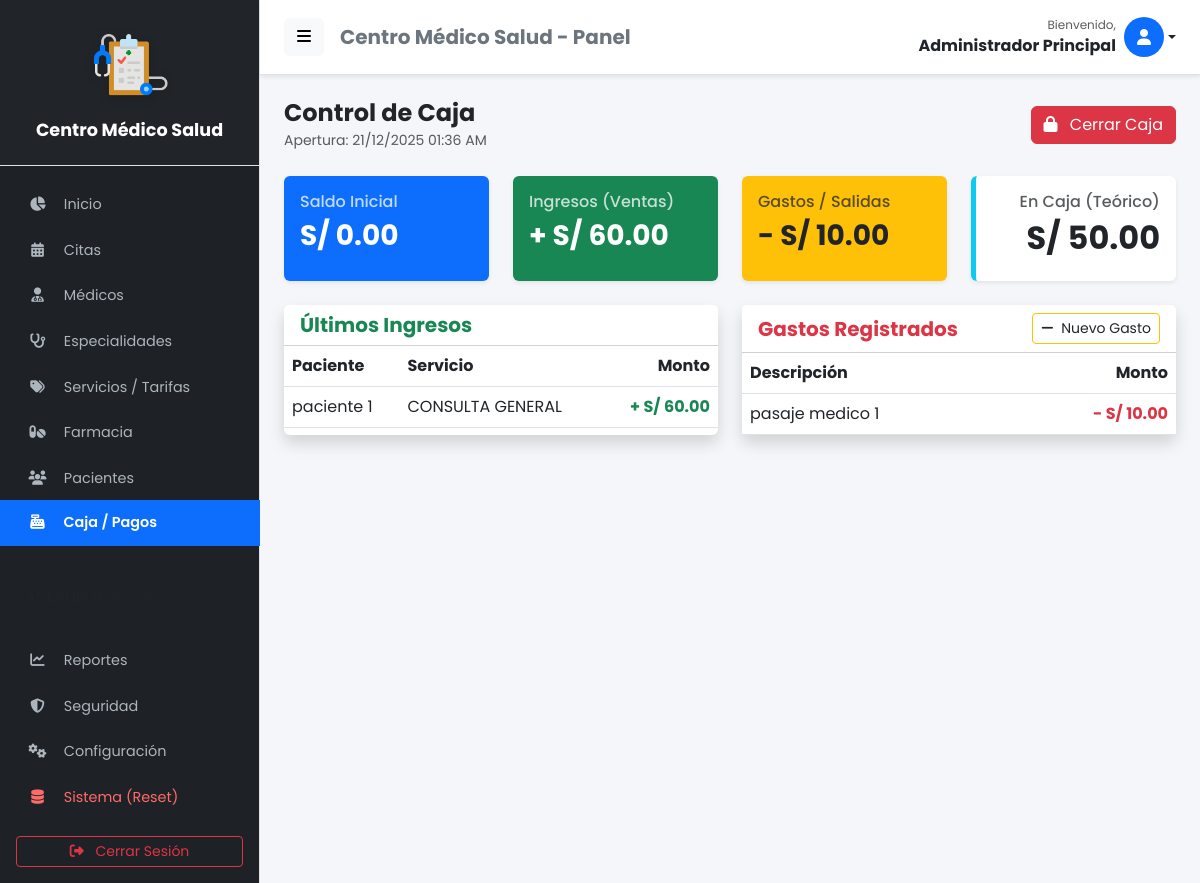
The app's page /caja (signed in) with its own data.
### tables this page shows
CREATE TABLE IF NOT EXISTS `configuracion` (
  `id` int NOT NULL,
  `nombre_clinica` varchar(100) DEFAULT NULL,
  `direccion` varchar(255) DEFAULT NULL,
  `telefono` varchar(50) DEFAULT NULL,
  `email` varchar(100) DEFAULT NULL,
  `moneda` varchar(5) DEFAULT 'S/.',
  `logo` varchar(255) DEFAULT NULL,
  PRIMARY KEY (`id`)
);

CREATE TABLE IF NOT EXISTS `sesiones_caja` (
  `id_sesion` int NOT NULL AUTO_INCREMENT,
  `id_usuario` int NOT NULL,
  `monto_apertura` decimal(10,2) NOT NULL,
  `monto_cierre` decimal(10,2) DEFAULT NULL,
  `fecha_apertura` datetime DEFAULT CURRENT_TIMESTAMP,
  `fecha_cierre` datetime DEFAULT NULL,
  `estado` enum('abierta','cerrada') DEFAULT 'abierta',
  `observaciones` text,
  PRIMARY KEY (`id_sesion`)
);

CREATE TABLE IF NOT EXISTS `pagos` (
  `id_pago` int NOT NULL AUTO_INCREMENT,
  `id_cita` int NOT NULL,
  `monto` decimal(10,2) NOT NULL,
  `metodo_pago` varchar(50) NOT NULL,
  `observaciones` text,
  `fecha_pago` datetime DEFAULT CURRENT_TIMESTAMP,
  PRIMARY KEY (`id_pago`),
  KEY `id_cita` (`id_cita`),
  CONSTRAINT `pagos_ibfk_1` FOREIGN KEY (`id_cita`) REFERENCES `citas` (`id_cita`) ON DELETE CASCADE
);

CREATE TABLE IF NOT EXISTS `usuarios` (
  `id_usuario` int NOT NULL AUTO_INCREMENT,
  `nombre` varchar(100) NOT NULL,
  `documento_identidad` varchar(20) DEFAULT NULL,
  `email` varchar(100) NOT NULL,
  `telefono` varchar(20) DEFAULT NULL,
  `grupo_sanguineo` varchar(5) DEFAULT NULL,
  `alergias` text,
  `enfermedades_cronicas` text,
  `password` varchar(255) NOT NULL,
  `avatar` varchar(255) DEFAULT NULL,
  `id_rol` int DEFAULT NULL,
  `estado` tinyint(1) DEFAULT '1',
  `fecha_creacion` timestamp NULL DEFAULT CURRENT_TIMESTAMP,
  PRIMARY KEY (`id_usuario`),
  UNIQUE KEY `email` (`email`),
  KEY `id_rol` (`id_rol`),
  CONSTRAINT `usuarios_ibfk_1` FOREIGN KEY (`id_rol`) REFERENCES `roles` (`id_rol`)
);

CREATE TABLE IF NOT EXISTS `servicios` (
  `id_servicio` int NOT NULL AUTO_INCREMENT,
  `nombre_servicio` varchar(100) NOT NULL,
  `descripcion` text,
  `precio` decimal(10,2) NOT NULL,
  `estado` enum('Activo','Inactivo') DEFAULT 'Activo',
  PRIMARY KEY (`id_servicio`)
);

CREATE TABLE IF NOT EXISTS `gastos` (
  `id_gasto` int NOT NULL AUTO_INCREMENT,
  `id_sesion` int NOT NULL,
  `descripcion` varchar(255) NOT NULL,
  `monto` decimal(10,2) NOT NULL,
  `fecha_gasto` datetime DEFAULT CURRENT_TIMESTAMP,
  PRIMARY KEY (`id_gasto`),
  KEY `id_sesion` (`id_sesion`),
  CONSTRAINT `gastos_ibfk_1` FOREIGN KEY (`id_sesion`) REFERENCES `sesiones_caja` (`id_sesion`)
);

### app/views/admin/caja_dashboard.php (the view, shortened to what the rows shown need)
<?php require_once APP_ROOT . '/views/layouts/header.php'; ?>
<div class="d-flex justify-content-between align-items-center mb-4">
    <div>
        <h4 class="fw-bold mb-0">Control de Caja</h4>
        <small class="text-muted">Apertura: <?php echo date('d/m/Y h:i A', strtotime($sesionActiva['fecha_apertura'])); ?></small>
    </div>
    <div>
        <button class="btn btn-danger" data-bs-toggle="modal" data-bs-target="#modalCierre">
            <i class="fas fa-lock me-2"></i> Cerrar Caja
        </button>
    </div>
</div>
<div class="row mb-4">
    <div class="col-md-3">
        <div class="card border-0 shadow-sm bg-primary text-white h-100">
            <div class="card-body">
                <h6 class="opacity-75">Saldo Inicial</h6>
                <h3 class="fw-bold">S/ <?php echo number_format($saldoInicial, 2); ?></h3>
            </div>
        </div>
    </div>
    <div class="col-md-3">
        <div class="card border-0 shadow-sm bg-success text-white h-100">
            <div class="card-body">
                <h6 class="opacity-75">Ingresos (Ventas)</h6>
                <h3 class="fw-bold">+ S/ <?php echo number_format($totalIngresos, 2); ?></h3>
            </div>
        </div>
    </div>
    <div class="col-md-3">
        <div class="card border-0 shadow-sm bg-warning text-dark h-100">
            <div class="card-body">
                <h6 class="opacity-75">Gastos / Salidas</h6>
                <h3 class="fw-bold">- S/ <?php echo number_format($totalGastos, 2); ?></h3>
            </div>
        </div>
    </div>
    <div class="col-md-3">
        <div class="card border-0 shadow-sm bg-white border-start border-5 border-info h-100">
            <div class="card-body text-end">
                <h6 class="text-muted">En Caja (Teórico)</h6>
                <h2 class="fw-bold text-dark">S/ <?php echo number_format($saldoActual, 2); ?></h2>
            </div>
        </div>
    </div>
</div>
<div class="row">
    <div class="col-md-6">
        <div class="card shadow border-0 h-100">
            <div class="card-header bg-white">
                <h5 class="mb-0 fw-bold text-success">Últimos Ingresos</h5>
            </div>
            <div class="card-body p-0">
                <div class="table-responsive">
                    <table class="table table-hover mb-0">
                        <thead class="bg-light"><tr><th>Paciente</th><th>Servicio</th><th class="text-end">Monto</th></tr></thead>
                        <tbody>
                            <?php if(empty($ingresosRecientes)): ?>
                                <tr><td colspan="3" class="text-center text-muted p-3">Sin movimientos recientes.</td></tr>
                            <?php else: ?>
                                <?php foreach($ingresosRecientes as $ing): ?>
                                    <tr>
                                        <td><?php echo $ing['paciente']; ?></td>
                                        <td><?php echo $ing['nombre_servicio']; ?></td>
                                        <td class="text-end fw-bold text-success">+ S/ <?php echo number_format($ing['monto'], 2); ?></td>
                                    </tr>
                                <?php endforeach; ?>
                            <?php endif; ?>
                        </tbody>
                    </table>
                </div>
            </div>
        </div>
    </div>
    <div class="col-md-6">
        <div class="card shadow border-0 h-100">
            <div class="card-header bg-white d-flex justify-content-between align-items-center">
                <h5 class="mb-0 fw-bold text-danger">Gastos Registrados</h5>
                <button class="btn btn-sm btn-outline-warning text-dark" data-bs-toggle="modal" data-bs-target="#modalGasto">
                    <i class="fas fa-minus me-1"></i> Nuevo Gasto
                </button>
            </div>
            <div class="card-body p-0">
                <div class="table-responsive">
                    <table class="table table-hover mb-0">
                        <thead class="bg-light"><tr><th>Descripción</th><th class="text-end">Monto</th></tr></thead>
                        <tbody>
                            <?php if(empty($gastos)): ?>
                                <tr><td colspan="2" class="text-center text-muted p-3">No hay gastos.</td></tr>
                            <?php else: ?>
                                <?php foreach($gastos as $g): ?>
                                    <tr>
                                        <td><?php echo $g['descripcion']; ?></td>
                                        <td class="text-end fw-bold text-danger">- S/ <?php echo number_format($g['monto'], 2); ?></td>
                                    </tr>
                                <?php endforeach; ?>
                            <?php endif; ?>
                        </tbody>
                    </table>
                </div>
            </div>
        </div>
    </div>
</div>
<?php require_once APP_ROOT . '/views/layouts/footer.php'; ?>

### app/views/layouts/header.php (shortened to what the rows shown need)
<?php
$rol = $_SESSION['user_role_id'] ?? 0;
$nombreUsuario = $_SESSION['user_name'] ?? 'Usuario';
$db_header = new Database();
$conn_header = $db_header->connect();
$configModel_header = new Configuracion($conn_header);
$empresa_header = $configModel_header->obtener();
$nombre_app = !empty($empresa_header['nombre_clinica']) ? $empresa_header['nombre_clinica'] : 'Centro Médico Salud';
$logo_app = !empty($empresa_header['logo']) ? $empresa_header['logo'] : null;
?>
<!DOCTYPE html>
<html lang="es">
<head>
    <link href="https://cdn.jsdelivr.net/npm/bootstrap@5.3.0/dist/css/bootstrap.min.css" rel="stylesheet">
    <link rel="stylesheet" href="https://cdnjs.cloudflare.com/ajax/libs/font-awesome/6.4.0/css/all.min.css">
    <link rel="stylesheet" href="https://cdn.datatables.net/1.13.4/css/dataTables.bootstrap5.min.css">
    <link rel="stylesheet" href="https://cdn.datatables.net/buttons/2.3.6/css/buttons.bootstrap5.min.css">
    <link href="https://cdn.jsdelivr.net/npm/select2@4.1.0-rc.0/dist/css/select2.min.css" rel="stylesheet" />
    <link rel="stylesheet" href="https://cdn.jsdelivr.net/npm/sweetalert2@11/dist/sweetalert2.min.css">
</head>
<body>
    <div class="d-flex" id="wrapper">
        <div class="border-end" id="sidebar-wrapper">
            <div class="sidebar-heading border-bottom bg-dark sidebar-logo-container">
                <?php if ($logo_app && file_exists(APP_ROOT . '/../public/uploads/' . $logo_app)): ?>
                    <img src="<?php echo BASE_URL; ?>/uploads/<?php echo htmlspecialchars($logo_app); ?>" alt="Logo"
                        class="sidebar-logo-img">
                <?php else: ?>
                    <div class="mb-2"><i class="fas fa-hospital-user fa-2x text-light"></i></div>
                <?php endif; ?>
                <div class="sidebar-title mt-2"><?php echo htmlspecialchars($nombre_app); ?></div>
            </div>
            <div class="list-group list-group-flush pt-3">
                <a href="<?php echo BASE_URL; ?>/home"
                    class="list-group-item list-group-item-action <?php echo strpos($_SERVER['REQUEST_URI'], '/home') !== false ? 'active' : ''; ?>">
                    <i class="fas fa-chart-pie"></i> Inicio
                </a>
                <a href="<?php echo BASE_URL; ?>/citas"
                    class="list-group-item list-group-item-action <?php echo strpos($_SERVER['REQUEST_URI'], '/citas') !== false ? 'active' : ''; ?>">
                    <i class="fas fa-calendar-alt"></i> Citas
                </a>
                <?php if ($rol == 1 || $rol == 4): ?>
                    <a href="<?php echo BASE_URL; ?>/medicos"
                        class="list-group-item list-group-item-action <?php echo strpos($_SERVER['REQUEST_URI'], '/medicos') !== false ? 'active' : ''; ?>">
                        <i class="fas fa-user-md"></i> Médicos
                    </a>
                    <a href="<?php echo BASE_URL; ?>/especialidades"
                        class="list-group-item list-group-item-action <?php echo strpos($_SERVER['REQUEST_URI'], '/especialidades') !== false ? 'active' : ''; ?>">
                        <i class="fas fa-stethoscope"></i> Especialidades
                    </a>
                    <a href="<?php echo BASE_URL; ?>/servicios"
                        class="list-group-item list-group-item-action <?php echo strpos($_SERVER['REQUEST_URI'], '/servicios') !== false ? 'active' : ''; ?>">
                        <i class="fas fa-tags"></i> Servicios / Tarifas
                    </a>
                    <a href="<?php echo BASE_URL; ?>/medicamentos"
                        class="list-group-item list-group-item-action <?php echo strpos($_SERVER['REQUEST_URI'], '/medicamentos') !== false ? 'active' : ''; ?>">
                        <i class="fas fa-pills"></i> Farmacia
                    </a>
                <?php endif; ?>
                <a href="<?php echo BASE_URL; ?>/pacientes"
                    class="list-group-item list-group-item-action <?php echo strpos($_SERVER['REQUEST_URI'], '/pacientes') !== false ? 'active' : ''; ?>">
                    <i class="fas fa-users"></i> Pacientes
                </a>
                <?php if ($rol == 1 || $rol == 4): ?>
                    <a href="<?php echo BASE_URL; ?>/caja"
                        class="list-group-item list-group-item-action <?php echo strpos($_SERVER['REQUEST_URI'], '/caja') !== false ? 'active' : ''; ?>">
                        <i class="fas fa-cash-register"></i> Caja / Pagos
                    </a>
                <?php endif; ?>
                <?php if ($rol == 1): ?>
                    <div class="sidebar-heading text-uppercase fs-6 text-muted mt-3 mb-1"
                        style="font-size: 0.75rem; padding-left: 25px; text-align: left;">Administración</div>
                    <a href="<?php echo BASE_URL; ?>/reportes"
                        class="list-group-item list-group-item-action <?php echo strpos($_SERVER['REQUEST_URI'], '/reportes') !== false ? 'active' : ''; ?>">
                        <i class="fas fa-chart-line"></i> Reportes
                    </a>
                    <a href="<?php echo BASE_URL; ?>/auditoria"
                        class="list-group-item list-group-item-action <?php echo strpos($_SERVER['REQUEST_URI'], '/auditoria') !== false ? 'active' : ''; ?>">
                        <i class="fas fa-shield-alt"></i> Seguridad
                    </a>
                    <a href="<?php echo BASE_URL; ?>/configuracion"
                        class="list-group-item list-group-item-action <?php echo strpos($_SERVER['REQUEST_URI'], '/configuracion') !== false ? 'active' : ''; ?>">
                        <i class="fas fa-cogs"></i> Configuración
                    </a>
                    <a href="<?php echo BASE_URL; ?>/sistema"
                        class="list-group-item list-group-item-action item-danger <?php echo strpos($_SERVER['REQUEST_URI'], '/sistema') !== false ? 'active' : ''; ?>">
                        <i class="fas fa-database"></i> Sistema (Reset)
                    </a>
                <?php endif; ?>
            </div>
            <div class="mt-auto p-3">
                <a href="<?php echo BASE_URL; ?>/auth/logout" class="btn btn-outline-danger w-100 btn-sm">
                    <i class="fas fa-sign-out-alt me-2"></i> Cerrar Sesión
                </a>
            </div>
        </div>
        <div id="page-content-wrapper">
            <nav class="navbar navbar-expand-lg navbar-light bg-white border-bottom py-3 px-4">
                <div class="d-flex align-items-center w-100">
                    <button class="btn btn-light" id="menu-toggle"><i class="fas fa-bars"></i></button>
                    <h5 class="ms-3 mb-0 text-secondary fw-bold d-none d-sm-block">
                        <?php echo htmlspecialchars($nombre_app); ?> - Panel</h5>
                    <div class="ms-auto dropdown">
                        <a href="#" class="d-flex align-items-center text-decoration-none dropdown-toggle text-dark"
                            id="dropdownUser1" data-bs-toggle="dropdown" aria-expanded="false">
                            <div class="text-end me-2 d-none d-lg-block">
                                <small class="text-muted d-block" style="font-size: 0.75rem;">Bienvenido,</small>
                                <span class="fw-bold"><?php echo $nombreUsuario; ?></span>
                            </div>
                            <div class="bg-primary text-white rounded-circle d-flex align-items-center justify-content-center"
                                style="width: 40px; height: 40px;">
                                <i class="fas fa-user"></i>
                            </div>
                        </a>
                    </div>
                </div>
            </nav>
            <div class="container-fluid px-4 py-4">

### records on screen
configuracion: logo (picture), nombre_clinica "Centro Médico Salud"
sesiones_caja: fecha_apertura "21/12/2025 01:36 AM", monto_apertura "0.00", monto_apertura "50.00"
pagos: usuarios.nombre "paciente 1", servicios.nombre_servicio "CONSULTA GENERAL", monto "60.00"
gastos: descripcion "pasaje medico 1", monto "10.00"

### other values on screen
$nombreUsuario "Administrador Principal"
$totalIngresos "60.00"
$totalGastos "10.00"
